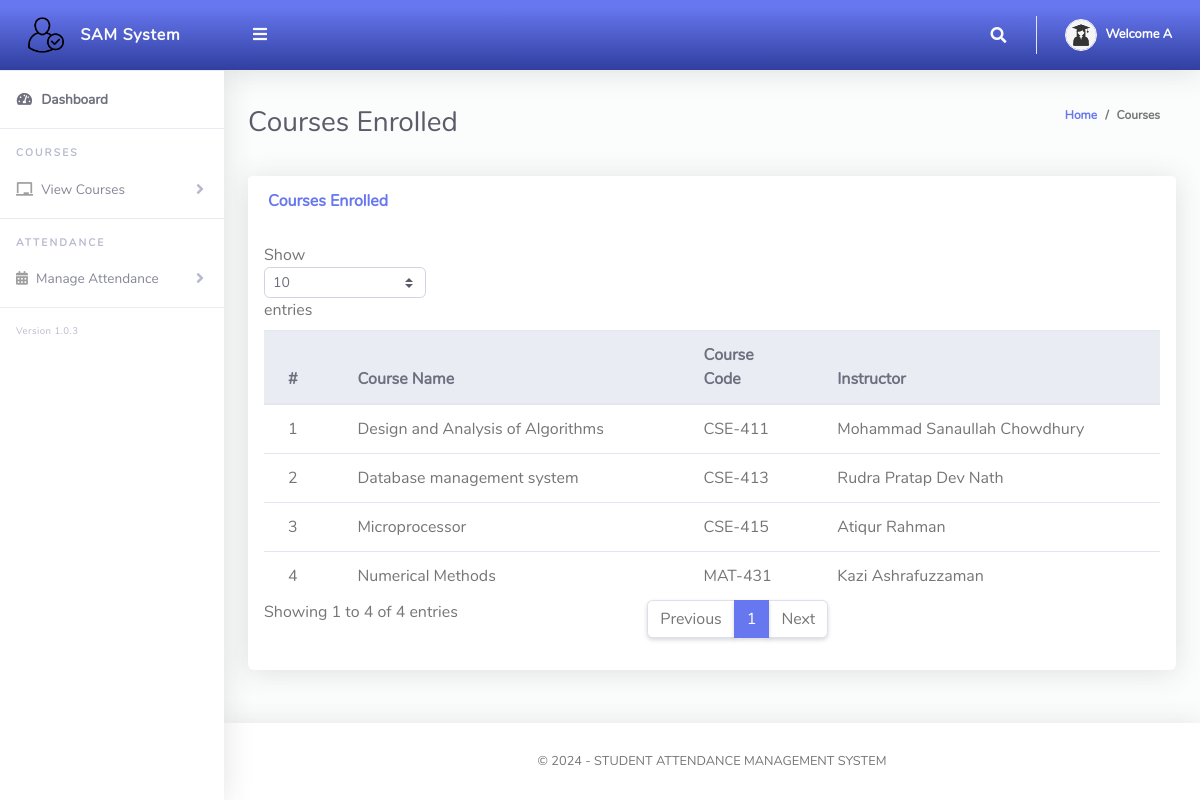
The app's page /Student/viewCourses.php (signed in) with its own data.
### tables this page shows
CREATE TABLE `user` (
  `user_id` int(11) NOT NULL,
  `user_name` varchar(100) NOT NULL,
  `role` enum('student','teacher','admin') NOT NULL,
  `email` varchar(100) NOT NULL,
  `password` varchar(255) NOT NULL
);

CREATE TABLE `courses` (
  `course_id` varchar(50) NOT NULL,
  `course_title` varchar(100) DEFAULT NULL,
  `credit` int(11) DEFAULT NULL
);

CREATE TABLE `teacher` (
  `teacher_id` int(11) NOT NULL,
  `teacher_name` varchar(50) DEFAULT NULL,
  `title` varchar(50) DEFAULT NULL,
  `email` varchar(255) DEFAULT NULL,
  `user_id` int(11) DEFAULT NULL
);

### Student/viewCourses.php (the view, shortened to what this page needs)
<?php
include '../Includes/dbcon.php';
?>
<!DOCTYPE html>
<html lang="en">
<head>
  <link href="../vendor/fontawesome-free/css/all.min.css" rel="stylesheet" type="text/css">
  <link href="../vendor/bootstrap/css/bootstrap.min.css" rel="stylesheet" type="text/css">
  <link href="css/ruang-admin.min.css" rel="stylesheet">
</head>
<body id="page-top">
  <div id="wrapper">
    <?php include "Includes/sidebar.php";?>
    <div id="content-wrapper" class="d-flex flex-column">
      <div id="content">
        <?php include "Includes/topbar.php";?>
        <div class="container-fluid" id="container-wrapper">
          <div class="d-sm-flex align-items-center justify-content-between mb-4">
            <h1 class="h3 mb-0 text-gray-800">Courses Enrolled</h1>
            <ol class="breadcrumb">
              <li class="breadcrumb-item"><a href="./">Home</a></li>
              <li class="breadcrumb-item active" aria-current="page">Courses</li>
            </ol>
          </div>
          <div class="row">
            <div class="col-lg-12">
              <div class="row">
                <div class="col-lg-12">
                  <div class="card mb-4">
                    <div class="card-header py-3 d-flex flex-row align-items-center justify-content-between">
                      <h6 class="m-0 font-weight-bold text-primary">Courses Enrolled</h6>
                    </div>
                    <div class="table-responsive p-3">
                      <table class="table align-items-center table-flush table-hover" id="dataTableHover">
                        <thead class="thead-light">
                          <tr>
                            <th>#</th>
                            <th>Course Name</th>
                            <th>Course Code</th>
                            <th>Instructor</th>
                          </tr>
                        </thead>
                        <tbody>
                          <?php
                          $query = "SELECT
                                        c.course_id as CourseCode,
                                        c.course_title as CourseName,
                                        t.teacher_name AS Instructor
                                    FROM
                                        User u
                                    JOIN
                                        Student s ON u.user_id = s.user_id
                                    JOIN
                                        Participates p ON s.std_id = p.std_id
                                    JOIN
                                        Courses c ON p.course_id = c.course_id
                                    JOIN
	                                      teaches tt on c.course_id=tt.course_id
                                    Join
                                      Teacher t ON tt.teacher_id = t.teacher_id
                                    WHERE s.user_id = '$_SESSION[userId]'";
                          $rs = $conn->query($query);
                          $num = $rs->num_rows;
                          $sn = 0;
                          if ($num > 0) {
                            while ($rows = $rs->fetch_assoc()) {
                              $sn++;
                              echo "
                              <tr>
                                <td>{$sn}</td>
                                <td>{$rows['CourseName']}</td>
                                <td>{$rows['CourseCode']}</td>
                                <td>{$rows['Instructor']}</td>
                              </tr>";
                            }
                          } else {
                            echo "<div class='alert alert-danger' role='alert'>No Courses Found!</div>";
                          }
                          ?>
                        </tbody>
                      </table>
                    </div>
                  </div>
                </div>
              </div>
            </div>
          </div>
        </div>
      </div>
      <?php include "Includes/footer.php";?>
    </div>
  </div>
</body>
</html>

### Student/Includes/sidebar.php (shortened to what this page needs)
<ul class="navbar-nav sidebar sidebar-light accordion" id="accordionSidebar">
     <a class="sidebar-brand d-flex align-items-center bg-gradient-primary justify-content-center" href="index.php">
       <div class="sidebar-brand-icon" >
       <img src="img/logo/user.png">
       </div>
       <div class="sidebar-brand-text mx-3">SAM System</div>
     </a>
     <hr class="sidebar-divider my-0">
     <li class="nav-item active">
       <a class="nav-link" href="index.php">
         <i class="fas fa-fw fa-tachometer-alt"></i>
         <span>Dashboard</span></a>
     </li>
     <hr class="sidebar-divider">
     <div class="sidebar-heading">
       Courses
     </div>
     <li class="nav-item">
       <a class="nav-link collapsed" href="#" data-toggle="collapse" data-target="#collapseBootstrap"
         aria-expanded="true" aria-controls="collapseBootstrap">
         <i class="fas fa-chalkboard"></i>
         <span>View Courses</span>
       </a>
     </li>
     <hr class="sidebar-divider">
     <div class="sidebar-heading">
     Attendance
     </div>
      <li class="nav-item">
       <a class="nav-link collapsed" href="#" data-toggle="collapse" data-target="#collapseBootstrapcon"
         aria-expanded="true" aria-controls="collapseBootstrapcon">
         <i class="fa fa-calendar-alt"></i>
         <span>Manage Attendance</span>
       </a>
     </li>
     <hr class="sidebar-divider">
     <div class="version" id="version-ruangadmin"></div>
   </ul>

### Student/Includes/topbar.php (shortened to what this page needs)
<?php
  $query = "SELECT * FROM user WHERE user_id = ".$_SESSION['userId']."";
  $rs = $conn->query($query);
  $rows = $rs->fetch_assoc();
  $fullName = $rows['user_name'];
?>
<nav class="navbar navbar-expand navbar-light bg-gradient-primary topbar mb-4 static-top">
          <button id="sidebarToggleTop" class="btn btn-link rounded-circle mr-3">
            <i class="fa fa-bars"></i>
          </button>
          <ul class="navbar-nav ml-auto">
            <li class="nav-item dropdown no-arrow">
              <a class="nav-link dropdown-toggle" href="#" id="searchDropdown" role="button" data-toggle="dropdown"
                aria-haspopup="true" aria-expanded="false">
                <i class="fas fa-search fa-fw"></i>
              </a>
            </li>
            <li class="nav-item dropdown no-arrow">
              <a class="nav-link dropdown-toggle" href="#" id="userDropdown" role="button" data-toggle="dropdown"
                aria-haspopup="true" aria-expanded="false">
                <img class="img-profile rounded-circle" src="img/student.jpeg" style="max-width: 60px">
                <span class="ml-2 d-none d-lg-inline text-white small"><b>Welcome <?php echo $fullName;?></b></span>
              </a>
            </li>
          </ul>
        </nav>

### Student/Includes/footer.php
<footer class="sticky-footer bg-white">
        <div class="container my-auto">
          <div class="copyright text-center my-auto">
            <span> &copy; <script> document.write(new Date().getFullYear()); </script> -
              STUDENT ATTENDANCE MANAGEMENT SYSTEM
            </span>
          </div>
        </div>
      </footer>

### records on screen
user: user_name "A"
courses: course_title "Design and Analysis of Algorithms", course_id "CSE-411", teacher.teacher_name "Mohammad Sanaullah Chowdhury"
courses: course_title "Database management system", course_id "CSE-413", teacher.teacher_name "Rudra Pratap Dev Nath"
courses: course_title "Microprocessor", course_id "CSE-415", teacher.teacher_name "Atiqur Rahman"
courses: course_title "Numerical Methods", course_id "MAT-431", teacher.teacher_name "Kazi Ashrafuzzaman"
